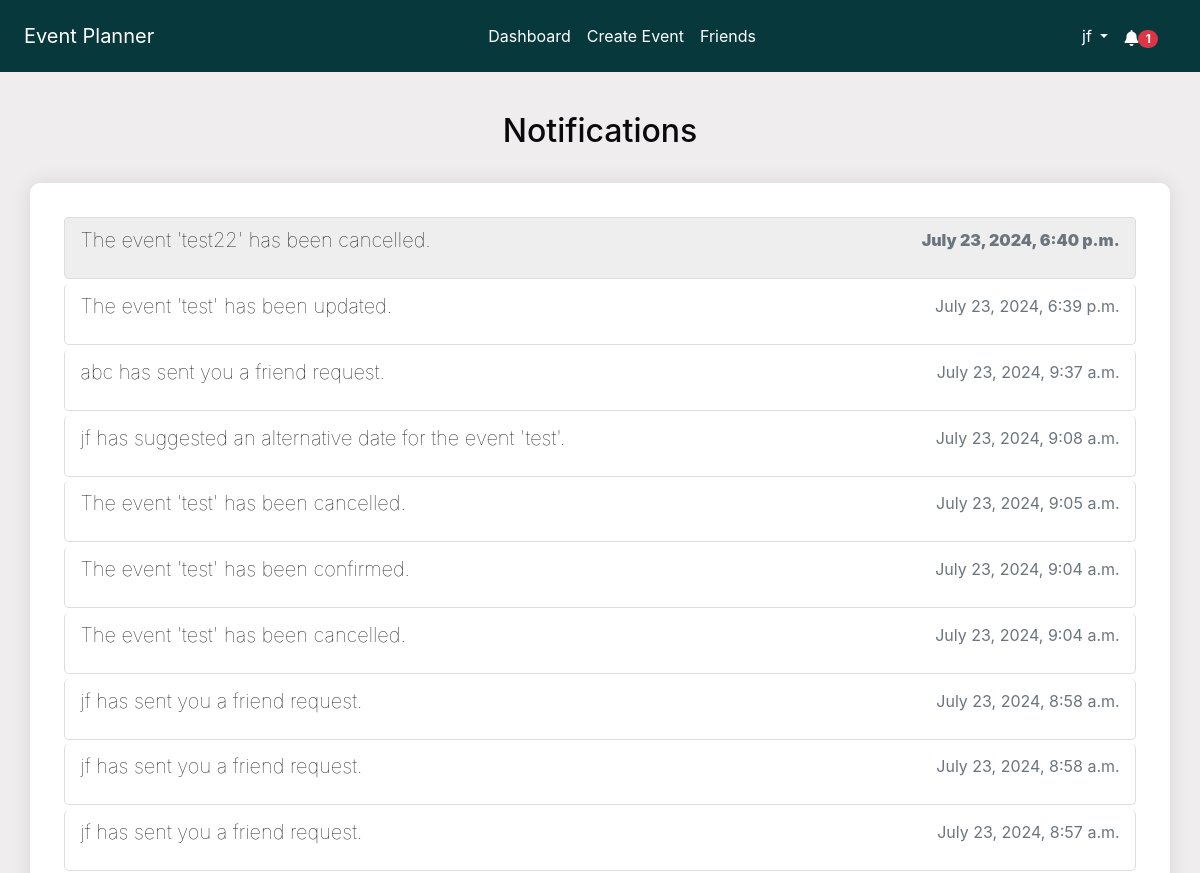
/notifications/ (signed in, upper part), run on an earlier commit of the app's database.
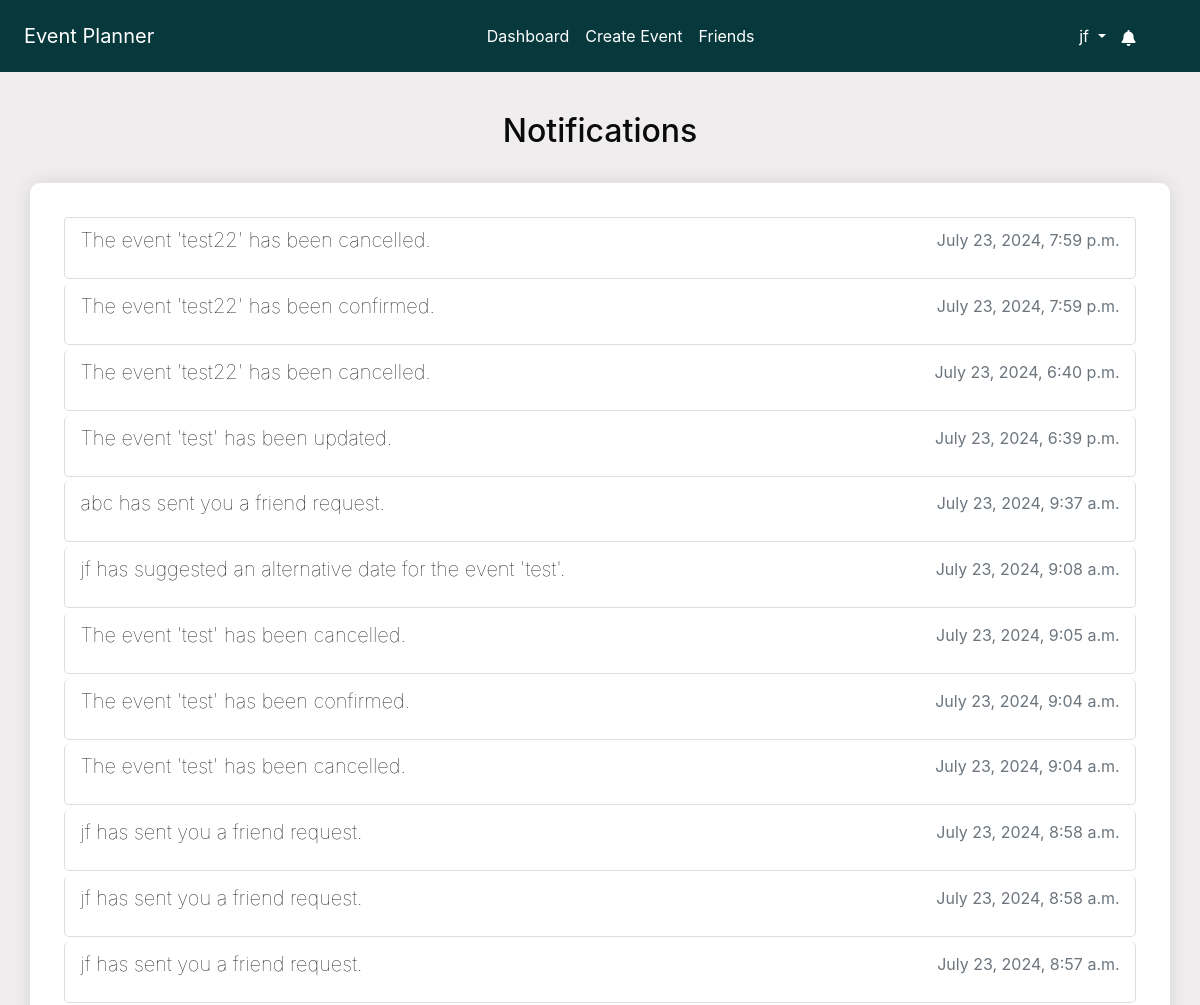
And on a later commit of the database.
### notifications/models.py (models this page shows, shortened)
class Notification(models.Model):
    NOTIFICATION_TYPES = [
        ("event_created", "Event Created"),
        ("event_updated", "Event Updated"),
        ("event_cancelled", "Event Cancelled"),
        ("invitation_response", "Invitation Response"),
        ("suggested_alternate_date", "Suggested Alternate Date"),
        ("event_confirmed", "Event Confirmed"),
        ("friend_request_received", "Friend Request Received"),
    ]
    user = models.ForeignKey(User, on_delete=models.CASCADE)
    event = models.ForeignKey(
        Event, on_delete=models.CASCADE, null=True, blank=True
    )
    type = models.CharField(max_length=50, choices=NOTIFICATION_TYPES)
    message = models.TextField()
    created_at = models.DateTimeField(auto_now_add=True)
    read = models.BooleanField(default=False)
    url = models.URLField(default="/")

### notifications/views.py (the view)
# urls.py: path("", views.notifications, name="notifications"),
@login_required
def notifications(request):
    notifications = Notification.objects.filter(user=request.user).order_by(
        "-created_at"
    )
    context = {"notifications": notifications}
    return render(request, "notifications/notifications.html", context)

### accounts/context_processors.py (called while the page is built)
def google_api_key(request):
    return {"GOOGLE_API_KEY": os.getenv("GOOGLE_API_KEY")}

### notifications/context_processors.py (called while the page is built)
def notifications(request):
    if request.user.is_authenticated:
        all_unread_notifications = Notification.objects.filter(
            user=request.user, read=False
        ).order_by("-created_at")
        unread_count = all_unread_notifications.count()
        recent_unread_notifications = all_unread_notifications[:8]
        return {
            "recent_unread_notifications": recent_unread_notifications,
            "unread_count": unread_count,
        }
    return {}

### templates/notifications/notifications.html (shortened to what this page needs)
{% extends 'base.html' %}
{% block content %}
<div class="container">
    <h2 class="text-center mt-4 mb-4">Notifications</h2>
    <div class="notifications-list scrollable-column">
        <ul class="list-group">
            {% for notification in notifications|dictsort:'read' %}
                <li class="list-group-item {% if not notification.read %}bg-gray{% endif %}">
                    {% if notification.type == 'friend_request_received' %}
                        <a href="{% url 'friends_page' %}" class="notification-link">
                            <h5 class="notification-title">{{ notification.message }}</h5>
                            <p class="notification-time text-muted">{{ notification.created_at|date:"F j, Y, g:i a" }}</p>
                        </a>
                    {% else %}
                        <a href="{% url 'mark_notification_read' notification.id %}" class="notification-link">
                            <h5 class="notification-title">{{ notification.message }}</h5>
                            <p class="notification-time text-muted">{{ notification.created_at|date:"F j, Y, g:i a" }}</p>
                        </a>
                    {% endif %}
                </li>
            {% endfor %}
        </ul>
    </div>
</div>
{% endblock %}

### templates/base.html (shortened to what this page needs)
<!DOCTYPE html>
<html lang="en">
<head>
    {% load static %}
    <link rel="stylesheet" href="https://stackpath.bootstrapcdn.com/bootstrap/4.5.2/css/bootstrap.min.css">
    <link rel="stylesheet" href="{% static 'css/styles.css' %}">
    <link rel="stylesheet" href="https://cdnjs.cloudflare.com/ajax/libs/font-awesome/5.15.4/css/all.min.css">
    <link rel="stylesheet" href="https://cdnjs.cloudflare.com/ajax/libs/fullcalendar/3.10.2/fullcalendar.min.css" />
</head>
<body class="c-app">
    <header class="c-header c-header-light c-header-fixed">
        <nav class="navbar navbar-expand-lg navbar-light">
            <a class="navbar-brand" href="{% url 'home' %}">Event Planner</a>
            <div class="collapse navbar-collapse" id="navbarSupportedContent">
                {% if user.is_authenticated %}
                <ul class="navbar-nav mx-auto">
                    <li class="nav-item {% if request.resolver_match.url_name == 'dashboard' %}active{% endif %}">
                        <a class="nav-link" href="{% url 'dashboard' %}">Dashboard</a>
                    </li>
                    <li class="nav-item {% if request.resolver_match.url_name == 'create_event' %}active{% endif %}">
                        <a class="nav-link" href="{% url 'create_event' %}">Create Event</a>
                    </li>
                    <li class="nav-item {% if request.resolver_match.url_name == 'friends_page' %}active{% endif %}">
                        <a class="nav-link" href="{% url 'friends_page' %}">Friends</a>
                    </li>
                    {% endif %}
                </ul>
                {% if user.is_authenticated %}
                <ul class="navbar-nav d-flex">
                    <li class="nav-item dropdown">
                        <a class="nav-link dropdown-toggle" href="#" id="profileLink" role="button" data-toggle="dropdown" aria-haspopup="true" aria-expanded="false">
                            {{ user.username }}
                        </a>
                    </li>
                </ul>
                {% endif %}
            </div>
            {% if user.is_authenticated %}
                <ul class="navbar-nav ml-auto d-flex">
                    <li class="nav-item">
                        <a class="nav-link" href="#" id="notificationBell" role="button" data-toggle="dropdown" aria-haspopup="true" aria-expanded="false">
                            <i class="fas fa-bell"></i>
                            {% if unread_count > 0 %}
                                <span class="badge badge-pill badge-danger">{{ unread_count }}</span>
                            {% else %}
                                <span class="badge badge-pill badge-danger" style="opacity: 0;">{{ unread_count }}</span>
                            {% endif %}
                        </a>
                    </li>
                </ul>
            {% endif %}
        </nav>
    </header>
    <main class="c-main">
        <div class="container-fluid">
            <div class="fade-in">
                {% block content %}{% endblock %}
            </div>
        </div>
    </main>
</body>
</html>

What changed in the data, as far as the page shows it:
added Notification: message "The event 'test22' has been cancelled.", created_at "July 23, 2024, 7:59 p.m."
added Notification: message "The event 'test22' has been confirmed.", created_at "July 23, 2024, 7:59 p.m."
changed Notification "July 23, 2024, 6:40 p.m.": read False → True (drawn)
Also different on the page:
{{ unread_count }}: "1" → (not shown)
